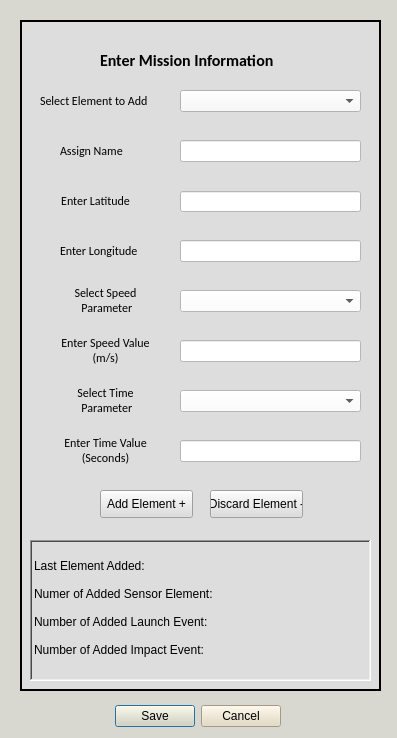
<?xml version="1.0" encoding="UTF-8"?>
<ui version="4.0">
 <class>Dialog</class>
 <widget class="QDialog" name="Dialog">
  <property name="geometry">
   <rect>
    <x>0</x>
    <y>0</y>
    <width>397</width>
    <height>738</height>
   </rect>
  </property>
  <property name="windowTitle">
   <string>Dialog</string>
  </property>
  <property name="styleSheet">
   <string notr="true">background-color: rgb(217, 216, 208);</string>
  </property>
  <widget class="QDialogButtonBox" name="buttonBox">
   <property name="geometry">
    <rect>
     <x>-60</x>
     <y>700</y>
     <width>341</width>
     <height>32</height>
    </rect>
   </property>
   <property name="cursor">
    <cursorShape>PointingHandCursor</cursorShape>
   </property>
   <property name="styleSheet">
    <string notr="true">background-color: rgb(227, 216, 188);</string>
   </property>
   <property name="orientation">
    <enum>Qt::Horizontal</enum>
   </property>
   <property name="standardButtons">
    <set>QDialogButtonBox::Cancel|QDialogButtonBox::Save</set>
   </property>
  </widget>
  <widget class="QFrame" name="frame">
   <property name="geometry">
    <rect>
     <x>20</x>
     <y>20</y>
     <width>361</width>
     <height>671</height>
    </rect>
   </property>
   <property name="styleSheet">
    <string notr="true">background-color: rgb(221, 221, 221);</string>
   </property>
   <property name="frameShape">
    <enum>QFrame::WinPanel</enum>
   </property>
   <property name="frameShadow">
    <enum>QFrame::Plain</enum>
   </property>
   <widget class="QComboBox" name="comboBox">
    <property name="geometry">
     <rect>
      <x>160</x>
      <y>70</y>
      <width>181</width>
      <height>22</height>
     </rect>
    </property>
    <property name="cursor">
     <cursorShape>CrossCursor</cursorShape>
    </property>
    <property name="styleSheet">
     <string notr="true">background-color: rgb(249, 249, 249);</string>
    </property>
    <property name="editable">
     <bool>false</bool>
    </property>
    <property name="currentText">
     <string/>
    </property>
   </widget>
   <widget class="QLabel" name="label">
    <property name="geometry">
     <rect>
      <x>20</x>
      <y>70</y>
      <width>131</width>
      <height>21</height>
     </rect>
    </property>
    <property name="font">
     <font>
      <family>Calibri</family>
      <pointsize>9</pointsize>
     </font>
    </property>
    <property name="text">
     <string>Select Element to Add</string>
    </property>
   </widget>
   <widget class="QLabel" name="label_2">
    <property name="geometry">
     <rect>
      <x>10</x>
      <y>170</y>
      <width>131</width>
      <height>21</height>
     </rect>
    </property>
    <property name="font">
     <font>
      <family>Calibri</family>
      <pointsize>9</pointsize>
     </font>
    </property>
    <property name="text">
     <string>Enter Latitude</string>
    </property>
    <property name="alignment">
     <set>Qt::AlignCenter</set>
    </property>
   </widget>
   <widget class="QLabel" name="label_3">
    <property name="geometry">
     <rect>
      <x>40</x>
      <y>220</y>
      <width>131</width>
      <height>21</height>
     </rect>
    </property>
    <property name="font">
     <font>
      <family>Calibri</family>
      <pointsize>9</pointsize>
     </font>
    </property>
    <property name="text">
     <string>Enter Longitude</string>
    </property>
   </widget>
   <widget class="QLineEdit" name="lineEdit">
    <property name="geometry">
     <rect>
      <x>160</x>
      <y>171</y>
      <width>181</width>
      <height>21</height>
     </rect>
    </property>
    <property name="styleSheet">
     <string notr="true">background-color: rgb(255, 255, 255);</string>
    </property>
   </widget>
   <widget class="QLineEdit" name="lineEdit_2">
    <property name="geometry">
     <rect>
      <x>160</x>
      <y>220</y>
      <width>181</width>
      <height>22</height>
     </rect>
    </property>
    <property name="styleSheet">
     <string notr="true">background-color: rgb(255, 255, 255);</string>
    </property>
   </widget>
   <widget class="QComboBox" name="comboBox_2">
    <property name="geometry">
     <rect>
      <x>160</x>
      <y>270</y>
      <width>181</width>
      <height>22</height>
     </rect>
    </property>
    <property name="styleSheet">
     <string notr="true">background-color: rgb(255, 255, 255);</string>
    </property>
   </widget>
   <widget class="QLabel" name="label_4">
    <property name="geometry">
     <rect>
      <x>20</x>
      <y>250</y>
      <width>131</width>
      <height>61</height>
     </rect>
    </property>
    <property name="font">
     <font>
      <family>Calibri</family>
      <pointsize>9</pointsize>
     </font>
    </property>
    <property name="text">
     <string>Select Speed
 Parameter</string>
    </property>
    <property name="alignment">
     <set>Qt::AlignCenter</set>
    </property>
   </widget>
   <widget class="QLabel" name="label_5">
    <property name="geometry">
     <rect>
      <x>20</x>
      <y>300</y>
      <width>131</width>
      <height>61</height>
     </rect>
    </property>
    <property name="font">
     <font>
      <family>Calibri</family>
      <pointsize>9</pointsize>
     </font>
    </property>
    <property name="layoutDirection">
     <enum>Qt::RightToLeft</enum>
    </property>
    <property name="text">
     <string>Enter Speed Value
(m/s)</string>
    </property>
    <property name="alignment">
     <set>Qt::AlignCenter</set>
    </property>
   </widget>
   <widget class="QLineEdit" name="lineEdit_3">
    <property name="geometry">
     <rect>
      <x>160</x>
      <y>320</y>
      <width>181</width>
      <height>22</height>
     </rect>
    </property>
    <property name="styleSheet">
     <string notr="true">background-color: rgb(255, 255, 255);</string>
    </property>
   </widget>
   <widget class="QLabel" name="label_6">
    <property name="geometry">
     <rect>
      <x>20</x>
      <y>400</y>
      <width>131</width>
      <height>61</height>
     </rect>
    </property>
    <property name="font">
     <font>
      <family>Calibri</family>
      <pointsize>9</pointsize>
     </font>
    </property>
    <property name="layoutDirection">
     <enum>Qt::RightToLeft</enum>
    </property>
    <property name="text">
     <string>Enter Time Value
(Seconds)</string>
    </property>
    <property name="alignment">
     <set>Qt::AlignCenter</set>
    </property>
   </widget>
   <widget class="QComboBox" name="comboBox_3">
    <property name="geometry">
     <rect>
      <x>160</x>
      <y>370</y>
      <width>181</width>
      <height>22</height>
     </rect>
    </property>
    <property name="styleSheet">
     <string notr="true">background-color: rgb(253, 253, 253);</string>
    </property>
   </widget>
   <widget class="QLineEdit" name="lineEdit_4">
    <property name="geometry">
     <rect>
      <x>160</x>
      <y>420</y>
      <width>181</width>
      <height>22</height>
     </rect>
    </property>
    <property name="styleSheet">
     <string notr="true">background-color: rgb(255, 255, 255);</string>
    </property>
   </widget>
   <widget class="QLabel" name="label_7">
    <property name="geometry">
     <rect>
      <x>20</x>
      <y>350</y>
      <width>131</width>
      <height>61</height>
     </rect>
    </property>
    <property name="font">
     <font>
      <family>Calibri</family>
      <pointsize>9</pointsize>
     </font>
    </property>
    <property name="text">
     <string>Select Time
 Parameter</string>
    </property>
    <property name="alignment">
     <set>Qt::AlignCenter</set>
    </property>
   </widget>
   <widget class="QLabel" name="label_8">
    <property name="geometry">
     <rect>
      <x>80</x>
      <y>20</y>
      <width>231</width>
      <height>41</height>
     </rect>
    </property>
    <property name="font">
     <font>
      <family>Calibri</family>
      <pointsize>12</pointsize>
      <weight>75</weight>
      <bold>true</bold>
     </font>
    </property>
    <property name="text">
     <string>Enter Mission Information</string>
    </property>
   </widget>
   <widget class="QLabel" name="label_9">
    <property name="geometry">
     <rect>
      <x>40</x>
      <y>120</y>
      <width>131</width>
      <height>21</height>
     </rect>
    </property>
    <property name="font">
     <font>
      <family>Calibri</family>
      <pointsize>9</pointsize>
     </font>
    </property>
    <property name="text">
     <string>Assign Name</string>
    </property>
   </widget>
   <widget class="QLineEdit" name="lineEdit_5">
    <property name="geometry">
     <rect>
      <x>160</x>
      <y>120</y>
      <width>181</width>
      <height>22</height>
     </rect>
    </property>
    <property name="styleSheet">
     <string notr="true">background-color: rgb(255, 255, 255);</string>
    </property>
   </widget>
   <widget class="QPushButton" name="pushButton">
    <property name="geometry">
     <rect>
      <x>80</x>
      <y>470</y>
      <width>93</width>
      <height>28</height>
     </rect>
    </property>
    <property name="cursor">
     <cursorShape>PointingHandCursor</cursorShape>
    </property>
    <property name="text">
     <string>Add Element +</string>
    </property>
   </widget>
   <widget class="QPushButton" name="pushButton_2">
    <property name="geometry">
     <rect>
      <x>190</x>
      <y>470</y>
      <width>93</width>
      <height>28</height>
     </rect>
    </property>
    <property name="cursor">
     <cursorShape>PointingHandCursor</cursorShape>
    </property>
    <property name="text">
     <string>Discard Element -</string>
    </property>
   </widget>
   <widget class="QFrame" name="frame_2">
    <property name="geometry">
     <rect>
      <x>10</x>
      <y>520</y>
      <width>341</width>
      <height>141</height>
     </rect>
    </property>
    <property name="frameShape">
     <enum>QFrame::WinPanel</enum>
    </property>
    <property name="frameShadow">
     <enum>QFrame::Sunken</enum>
    </property>
    <widget class="QLabel" name="label_10">
     <property name="geometry">
      <rect>
       <x>4</x>
       <y>5</y>
       <width>331</width>
       <height>131</height>
      </rect>
     </property>
     <property name="text">
      <string>
Last Element Added:

Numer of Added Sensor Element:

Number of Added Launch Event:

Number of Added Impact Event:</string>
     </property>
     <property name="alignment">
      <set>Qt::AlignLeading|Qt::AlignLeft|Qt::AlignTop</set>
     </property>
    </widget>
   </widget>
  </widget>
 </widget>
 <resources/>
 <connections>
  <connection>
   <sender>buttonBox</sender>
   <signal>accepted()</signal>
   <receiver>Dialog</receiver>
   <slot>accept()</slot>
   <hints>
    <hint type="sourcelabel">
     <x>248</x>
     <y>254</y>
    </hint>
    <hint type="destinationlabel">
     <x>157</x>
     <y>274</y>
    </hint>
   </hints>
  </connection>
  <connection>
   <sender>buttonBox</sender>
   <signal>rejected()</signal>
   <receiver>Dialog</receiver>
   <slot>reject()</slot>
   <hints>
    <hint type="sourcelabel">
     <x>316</x>
     <y>260</y>
    </hint>
    <hint type="destinationlabel">
     <x>286</x>
     <y>274</y>
    </hint>
   </hints>
  </connection>
 </connections>
</ui>
